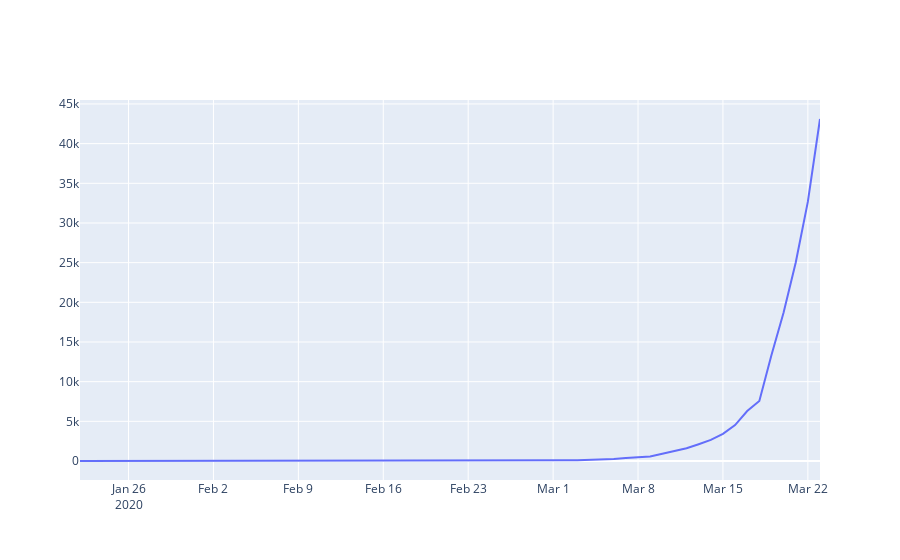

Notebook code for this chart:
### Code cell
fig = go.Figure([go.Scatter(x=df[df['Country/Region'] == 'US'].groupby('date')['date'].first(),
                            y=df[df['Country/Region'] == 'US'].groupby('date')['Active'].sum())])
fig.show()
